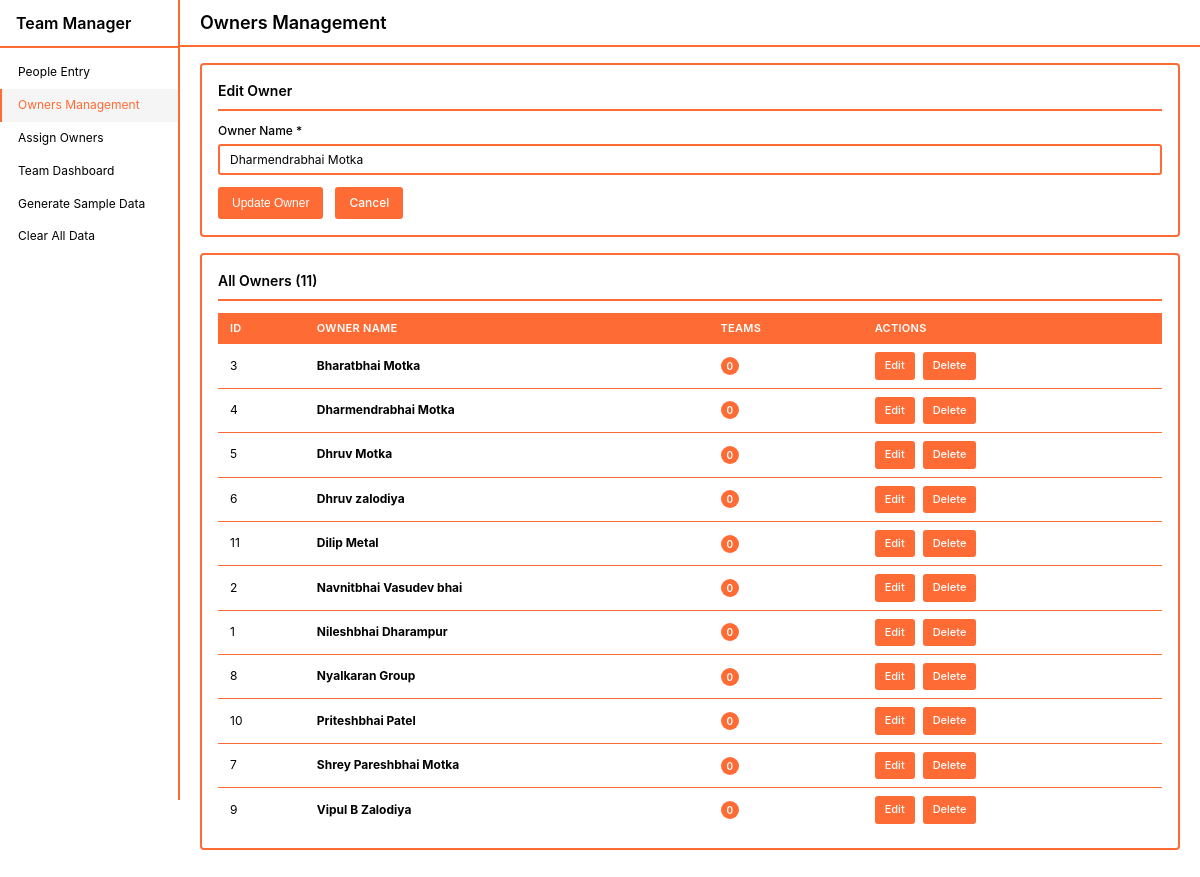
/owners.php?edit=4, run on the app's committed database.
### tables this page shows
CREATE TABLE owners (
            id INTEGER PRIMARY KEY AUTOINCREMENT,
            owner_name TEXT NOT NULL UNIQUE,
            created_at DATETIME DEFAULT CURRENT_TIMESTAMP
        );

### owners.php (the view, shortened to what this page needs)
<?php
$db = getDB();
$allOwners = $db->query("SELECT * FROM owners ORDER BY owner_name")->fetchAll();
$editingOwner = null;
if (isset($_GET['edit']) && is_numeric($_GET['edit'])) {
    $edit_id = (int)$_GET['edit'];
    $stmt = $db->prepare("SELECT * FROM owners WHERE id = ?");
    $stmt->execute([$edit_id]);
    $editingOwner = $stmt->fetch();
}
?>
<!DOCTYPE html>
<html lang="en">
<head>
    <link rel="stylesheet" href="style.css">
</head>
<body>
    <div class="dashboard-wrapper">
        <?php include 'sidebar.php'; ?>
        <div class="main-content">
            <div class="top-bar">
                <div class="page-title">
                    <span>Owners Management</span>
                </div>
            </div>
            <div class="container">
                <div class="card">
                    <div class="card-header">
                        <div class="card-title">
                            <span><?php echo $editingOwner ? 'Edit Owner' : 'Add New Owner'; ?></span>
                        </div>
                    </div>
                    <form method="POST" action="">
                        <?php if ($editingOwner): ?>
                            <div class="form-group">
                                <label for="owner_name">Owner Name *</label>
                                <input type="text" id="owner_name" name="owner_name" required
                                       value="<?php echo htmlspecialchars($editingOwner['owner_name']); ?>"
                                       placeholder="Enter owner name">
                            </div>
                            <div style="display: flex; gap: 12px;">
                                <button type="submit" name="edit_owner" class="btn btn-success">
                                    <span>Update Owner</span>
                                </button>
                                <a href="owners.php" class="btn">
                                    <span>Cancel</span>
                                </a>
                            </div>
                        <?php endif; ?>
                    </form>
                </div>
                <div class="card">
                    <div class="card-header">
                        <div class="card-title">
                            <span>All Owners (<?php echo count($allOwners); ?>)</span>
                        </div>
                    </div>
                    <?php if (empty($allOwners)): ?>
                        <div class="no-members">No owners found.</div>
                    <?php else: ?>
                        <div class="table-container">
                            <table class="data-table">
                                <thead>
                                    <tr>
                                        <th>ID</th>
                                        <th>Owner Name</th>
                                        <th>Teams</th>
                                        <th>Actions</th>
                                    </tr>
                                </thead>
                                <tbody>
                                    <?php foreach ($allOwners as $owner): ?>
                                        <?php
                                        $teamCount = $db->prepare("SELECT COUNT(*) as count FROM teams WHERE owner_id = ?");
                                        $teamCount->execute([$owner['id']]);
                                        $count = $teamCount->fetch()['count'];
                                        ?>
                                        <tr>
                                            <td><?php echo $owner['id']; ?></td>
                                            <td><strong><?php echo htmlspecialchars($owner['owner_name']); ?></strong></td>
                                            <td>
                                                <span class="badge badge-info"><?php echo $count; ?></span>
                                            </td>
                                            <td>
                                                <div style="display: flex; gap: 8px;">
                                                    <a href="owners.php?edit=<?php echo $owner['id']; ?>"
                                                       class="btn btn-small">
                                                        <span>Edit</span>
                                                    </a>
                                                    <a href="owners.php?delete=<?php echo $owner['id']; ?>"
                                                       class="btn btn-danger btn-small"
                                                       onclick="return confirm('Delete <?php echo htmlspecialchars($owner['owner_name']); ?>?\n\nThis will also delete all teams under this owner.');">
                                                        <span>Delete</span>
                                                    </a>
                                                </div>
                                            </td>
                                        </tr>
                                    <?php endforeach; ?>
                                </tbody>
                            </table>
                        </div>
                    <?php endif; ?>
                </div>
            </div>
        </div>
    </div>
</body>
</html>

### style.css (style rules this page uses)
* { margin: 0; padding: 0; box-sizing: border-box; }
:root { --orange: #ff6b35; --orange-dark: #e55a2b; --orange-light: #ff8c5a; --white: #ffffff; --black: #000000; --gray: #666666; --gray-light: #f5f5f5; --gray-border: #e0e0e0; }
body { font-family: -apple-system, BlinkMacSystemFont, 'Segoe UI', Roboto, sans-serif; background: var(--white); color: var(--black); line-height: 1.4; font-size: 13px; }
.dashboard-wrapper { display: flex; min-height: 100vh; }
.main-content { margin-left: 180px; flex: 1; width: calc(100% - 180px); background: var(--white); }
.top-bar { background: var(--white); padding: 10px 20px; border-bottom: 2px solid var(--orange); position: sticky; top: 0; z-index: 100; display: flex; justify-content: space-between; align-items: center; }
.page-title { font-size: 18px; font-weight: 600; color: var(--black); display: flex; align-items: center; gap: 8px; }
.container { padding: 16px 20px; max-width: 1400px; margin: 0 auto; background: var(--white); }
.card { background: var(--white); border: 2px solid var(--orange); border-radius: 4px; padding: 16px; margin-bottom: 16px; }
.card-header { display: flex; justify-content: space-between; align-items: center; margin-bottom: 12px; padding-bottom: 8px; border-bottom: 2px solid var(--orange); }
.card-title { font-size: 14px; font-weight: 600; color: var(--black); display: flex; align-items: center; gap: 6px; }
.form-group { margin-bottom: 12px; }
label { display: block; margin-bottom: 4px; font-weight: 500; color: var(--black); font-size: 12px; }
input[type="text"], input[type="number"], textarea, select { width: 100%; padding: 6px 10px; border: 2px solid var(--orange); border-radius: 3px; font-size: 12px; font-family: inherit; background: var(--white); color: var(--black); }
.btn { display: inline-flex; align-items: center; gap: 4px; padding: 6px 12px; background: var(--orange); color: var(--white); border: 2px solid var(--orange); border-radius: 3px; cursor: pointer; font-size: 12px; font-weight: 500; text-decoration: none; transition: background 0.2s; }
.btn-success { background: var(--orange); border-color: var(--orange); }
.btn-danger { background: var(--orange); color: var(--white); border-color: var(--orange); }
.btn-small { padding: 4px 8px; font-size: 11px; }
table { width: 100%; border-collapse: collapse; }
thead { background: var(--orange); color: var(--white); }
th, td { padding: 8px 12px; text-align: left; font-size: 12px; color: var(--black); }
th { font-weight: 600; font-size: 11px; text-transform: uppercase; letter-spacing: 0.3px; color: var(--white); }
tbody tr { border-bottom: 1px solid var(--orange); background: var(--white); }
tbody tr:last-child { border-bottom: none; }
.badge { display: inline-block; padding: 2px 6px; border-radius: 10px; font-size: 10px; font-weight: 600; text-transform: uppercase; letter-spacing: 0.3px; }
.badge-info { background: var(--orange); color: var(--white); }

### data on the page
owners: owner_name "Dharmendrabhai Motka", id "4", count "0"
owners: id "3", owner_name "Bharatbhai Motka", count "0"
owners: id "5", owner_name "Dhruv Motka", count "0"
owners: id "6", owner_name "Dhruv zalodiya", count "0"
owners: id "11", owner_name "Dilip Metal", count "0"
owners: id "2", owner_name "Navnitbhai Vasudev bhai", count "0"
owners: id "1", owner_name "Nileshbhai Dharampur", count "0"
owners: id "8", owner_name "Nyalkaran Group", count "0"
owners: id "10", owner_name "Priteshbhai Patel", count "0"
owners: id "7", owner_name "Shrey Pareshbhai Motka", count "0"
owners: id "9", owner_name "Vipul B Zalodiya", count "0"

### other printed values
count($allOwners) "11"
